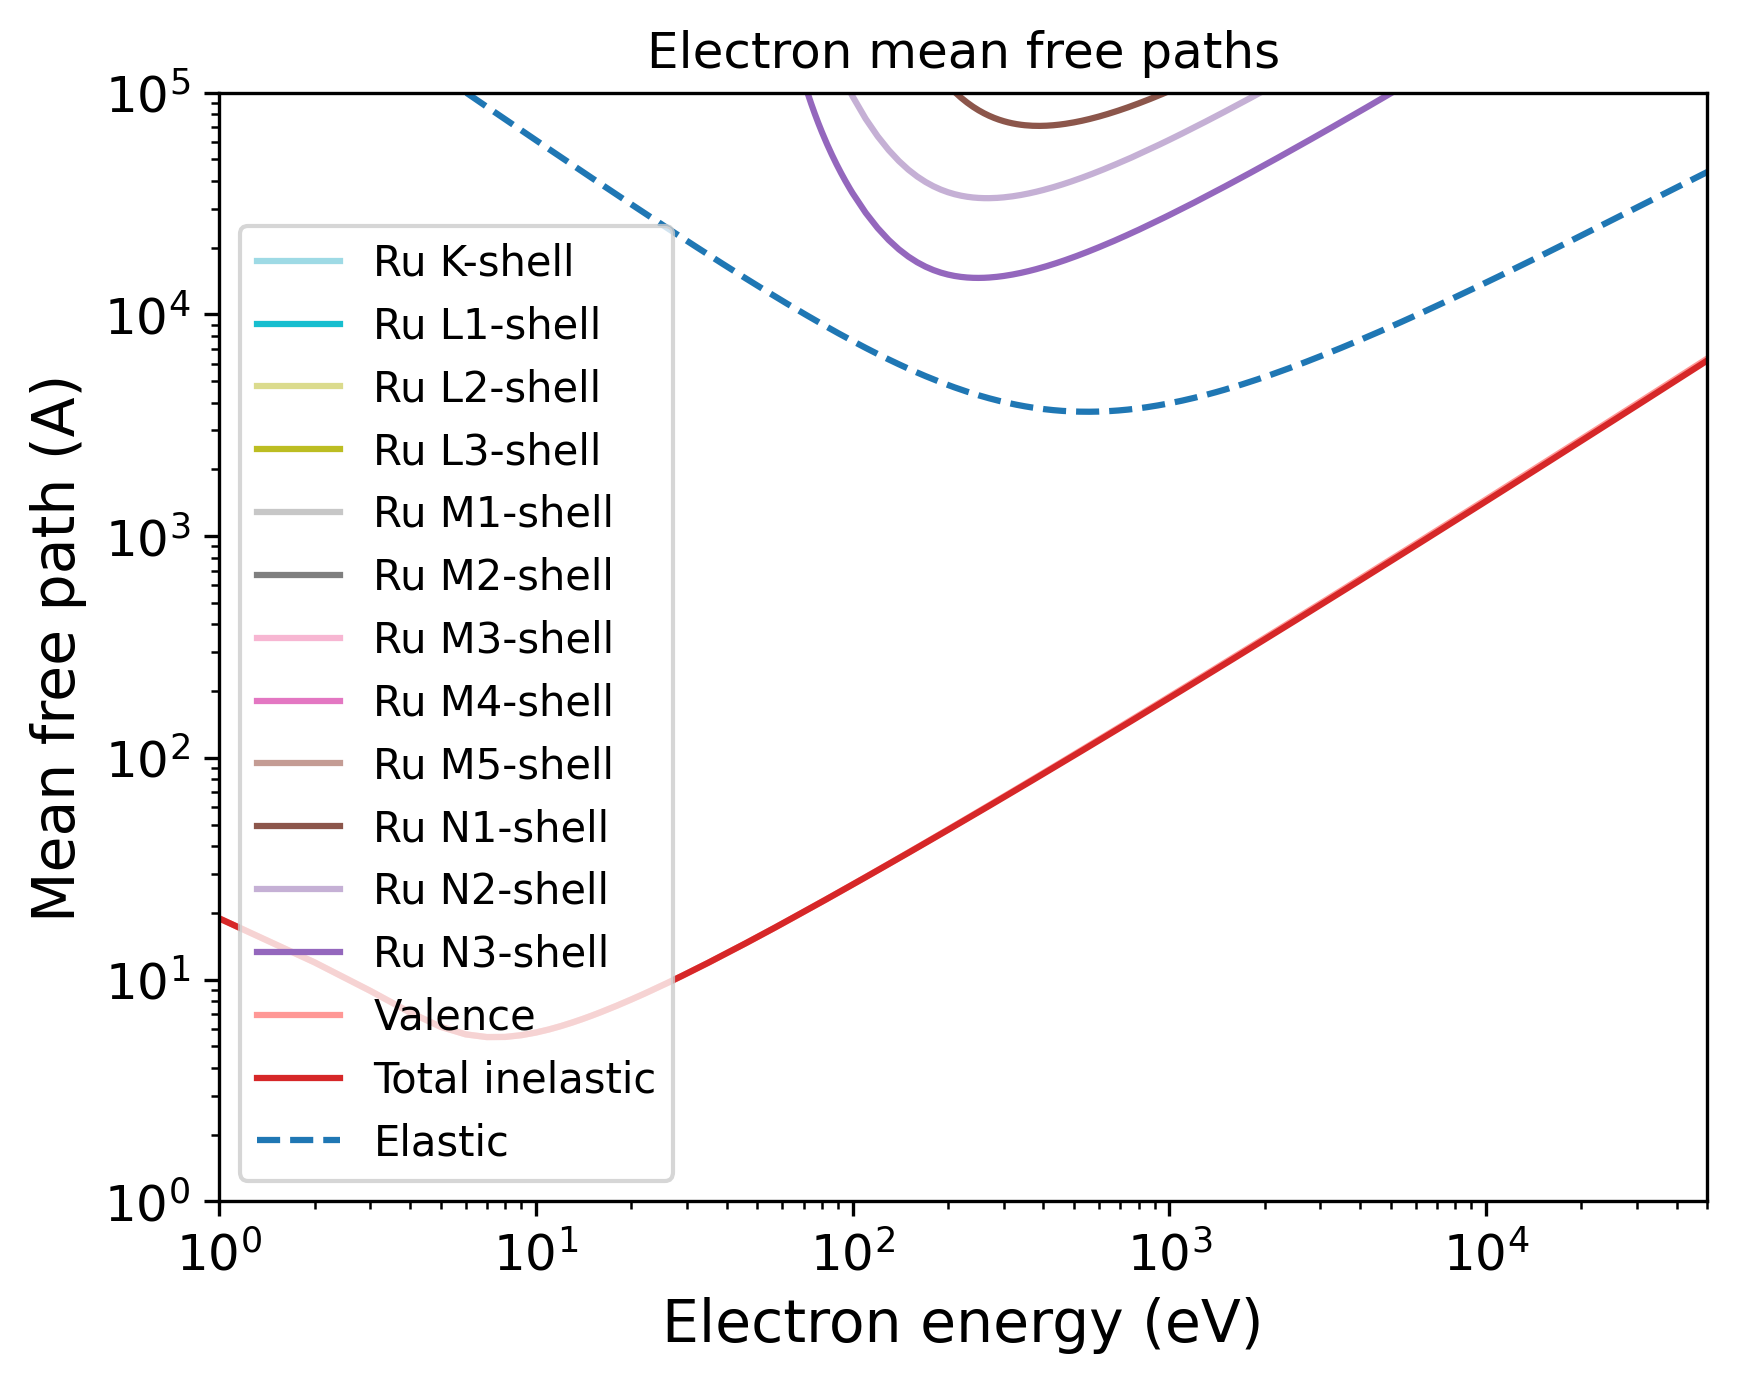

This figure's Python source:
import pandas as pd
import numpy as np
import matplotlib.pyplot as plt
import matplotlib.cm as cm
# Set the format:
plt.xlabel("Electron energy (eV)", fontsize=14)
plt.ylabel("Mean free path (A)", fontsize=14)
plt.xticks(fontsize=12)
plt.yticks(fontsize=12)
plt.grid(False)
# Set the axes:
# Read the output file:
df = pd.read_csv(r"OUTPUT_Ru_NP_Electron_IMFP.dat", sep=r'\s+', header=None, comment="#", skipinitialspace=True)
plt.xscale("log")
plt.yscale("log")
# Prepare the plot:
columns_to_plot = [ 1, 2, 3, 4, 5, 6, 7, 8, 9, 10, 11, 12, 13, 14]
labels = [ "Ru K-shell", "Ru L1-shell", "Ru L2-shell", "Ru L3-shell", "Ru M1-shell", "Ru M2-shell", "Ru M3-shell", "Ru M4-shell", "Ru M5-shell", "Ru N1-shell", "Ru N2-shell", "Ru N3-shell", "Valence", "Total inelastic"]
# Create N distinct colors from a colormap
N = len(columns_to_plot)
colors = plt.cm.tab20(np.linspace(1, 0, 20))
# Set line styles:
linestyles = [ "-", "-", "-", "-", "-", "-", "-", "-", "-", "-", "-", "-", "-", "-"]
for i, col in enumerate(columns_to_plot):
    color = colors[i % len(colors)]
    ls    = linestyles[i % len(linestyles)]
    label = labels[i % len(labels)]
    plt.plot(df.iloc[:, 0], df.iloc[:, col],
    color=color,
    label=label,
    linestyle=ls)
# Add a curve from the second file
df2 = pd.read_csv(r"OUTPUT_Ru_NP_Electron_EMFP.dat", sep=r'\s+', header=None, comment="#", skipinitialspace=True)
columns_to_plot2 = [ 2]
labels2 = [ "Elastic"]
# Create second part of the plot:
for col, label in zip(columns_to_plot2, labels2):
    plt.plot(df2.iloc[:, 0], df2.iloc[:, col], label=label, linestyle="--")
plt.xlim(1.00000000,50000.00000000)
plt.ylim(1.00000000,100000.00000000)
plt.title("Electron mean free paths")
plt.legend(loc="best", fontsize=10)
# Save the plot in this format:
plt.savefig("OUTPUT_MFP_electron.png", dpi=300, bbox_inches="tight")
